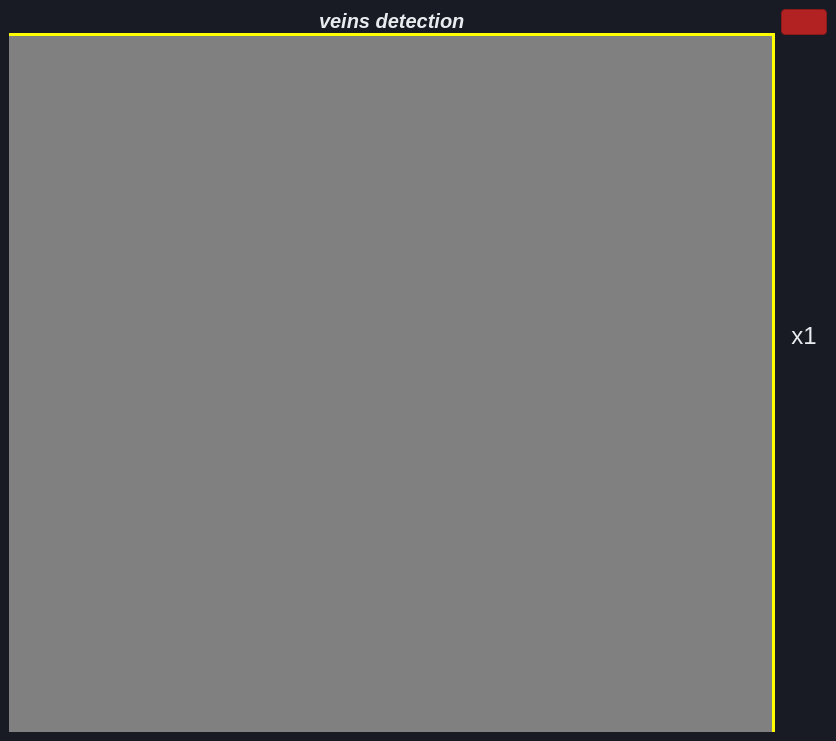
<?xml version="1.0" encoding="UTF-8"?>
<ui version="4.0">
 <class>MainWindow</class>
 <widget class="QMainWindow" name="MainWindow">
  <property name="geometry">
   <rect>
    <x>0</x>
    <y>0</y>
    <width>836</width>
    <height>741</height>
   </rect>
  </property>
  <property name="sizePolicy">
   <sizepolicy hsizetype="Expanding" vsizetype="Expanding">
    <horstretch>0</horstretch>
    <verstretch>0</verstretch>
   </sizepolicy>
  </property>
  <property name="windowTitle">
   <string>MainWindow</string>
  </property>
  <property name="styleSheet">
   <string notr="true">* {
    background-color: #181A24;   /* Main dark background */
    color: #E8ECEF;              /* Light text for contrast */
}

QLabel {
    background-color: #181A24;   /* Same as window background */
    color: #E8ECEF;              /* Text stays readable */
}

QPushButton {
    background-color: #181A24;   /* Flat button look */
    color: #E8ECEF;              /* Button text */
    border: none;   /* Subtle border */
    padding: 5px;
}

QPushButton:hover {
    background-color: #5E6696;   /* Accent on hover */
}

QPushButton:pressed {
    background-color: #8A9BC0;   /* Lighter accent when pressed */
}
</string>
  </property>
  <widget class="QWidget" name="centralwidget">
   <property name="sizePolicy">
    <sizepolicy hsizetype="Expanding" vsizetype="Expanding">
     <horstretch>0</horstretch>
     <verstretch>0</verstretch>
    </sizepolicy>
   </property>
   <layout class="QHBoxLayout" name="horizontalLayout">
    <item>
     <layout class="QVBoxLayout" name="verticalLayout_2">
      <property name="spacing">
       <number>0</number>
      </property>
      <item alignment="Qt::AlignHCenter">
       <widget class="QLabel" name="label_2">
        <property name="font">
         <font>
          <pointsize>15</pointsize>
          <weight>75</weight>
          <italic>true</italic>
          <bold>true</bold>
         </font>
        </property>
        <property name="styleSheet">
         <string notr="true">
    font-style: italic;
    font-weight: bold;</string>
        </property>
        <property name="text">
         <string>veins detection</string>
        </property>
       </widget>
      </item>
      <item>
       <widget class="Line" name="line">
        <property name="styleSheet">
         <string notr="true">background-color: yellow;
margin: 0px;
    padding: 0px;
    border: none;</string>
        </property>
        <property name="orientation">
         <enum>Qt::Horizontal</enum>
        </property>
       </widget>
      </item>
      <item>
       <layout class="QHBoxLayout" name="horizontalLayout_2">
        <property name="spacing">
         <number>0</number>
        </property>
        <item>
         <widget class="QLabel" name="image_frame">
          <property name="sizePolicy">
           <sizepolicy hsizetype="Expanding" vsizetype="Expanding">
            <horstretch>0</horstretch>
            <verstretch>0</verstretch>
           </sizepolicy>
          </property>
          <property name="styleSheet">
           <string notr="true">background-color: gray;</string>
          </property>
          <property name="text">
           <string/>
          </property>
          <property name="pixmap">
           <pixmap>../../../../../home/marwan/Downloads/clipboard_image.png</pixmap>
          </property>
          <property name="alignment">
           <set>Qt::AlignCenter</set>
          </property>
         </widget>
        </item>
        <item>
         <widget class="Line" name="line_2">
          <property name="styleSheet">
           <string notr="true">background-color: yellow;
margin: 0px;
    padding: 0px;
    border: none;</string>
          </property>
          <property name="orientation">
           <enum>Qt::Vertical</enum>
          </property>
         </widget>
        </item>
       </layout>
      </item>
     </layout>
    </item>
    <item>
     <layout class="QVBoxLayout" name="verticalLayout">
      <item>
       <widget class="QPushButton" name="close_button">
        <property name="sizePolicy">
         <sizepolicy hsizetype="Preferred" vsizetype="Fixed">
          <horstretch>0</horstretch>
          <verstretch>0</verstretch>
         </sizepolicy>
        </property>
        <property name="styleSheet">
         <string notr="true">/* Special Close Button */
QPushButton {
    background-color: #b22222;   /* Firebrick red */
    color: #ffffff;
    border: 1px solid #8b1a1a;
    border-radius: 4px;
    padding: 5px;
}

QPushButton:hover {
    background-color: #dc143c;   /* Crimson hover */
}

QPushButton:pressed {
    background-color: #8b0000;   /* Dark red pressed */
}</string>
        </property>
        <property name="text">
         <string/>
        </property>
        <property name="icon">
         <iconset resource="res.qrc">
          <normaloff>:/imgs/icons/power_off.png</normaloff>:/imgs/icons/power_off.png</iconset>
        </property>
        <property name="iconSize">
         <size>
          <width>32</width>
          <height>32</height>
         </size>
        </property>
       </widget>
      </item>
      <item>
       <spacer name="verticalSpacer">
        <property name="orientation">
         <enum>Qt::Vertical</enum>
        </property>
        <property name="sizeHint" stdset="0">
         <size>
          <width>20</width>
          <height>40</height>
         </size>
        </property>
       </spacer>
      </item>
      <item>
       <widget class="QPushButton" name="brightness_button">
        <property name="sizePolicy">
         <sizepolicy hsizetype="Preferred" vsizetype="Fixed">
          <horstretch>0</horstretch>
          <verstretch>0</verstretch>
         </sizepolicy>
        </property>
        <property name="text">
         <string/>
        </property>
        <property name="icon">
         <iconset resource="res.qrc">
          <normaloff>:/imgs/icons/brightness.png</normaloff>:/imgs/icons/brightness.png</iconset>
        </property>
        <property name="iconSize">
         <size>
          <width>32</width>
          <height>32</height>
         </size>
        </property>
       </widget>
      </item>
      <item>
       <spacer name="verticalSpacer_2">
        <property name="orientation">
         <enum>Qt::Vertical</enum>
        </property>
        <property name="sizeHint" stdset="0">
         <size>
          <width>20</width>
          <height>40</height>
         </size>
        </property>
       </spacer>
      </item>
      <item>
       <widget class="QPushButton" name="viens_button">
        <property name="sizePolicy">
         <sizepolicy hsizetype="Fixed" vsizetype="Fixed">
          <horstretch>0</horstretch>
          <verstretch>0</verstretch>
         </sizepolicy>
        </property>
        <property name="text">
         <string/>
        </property>
        <property name="icon">
         <iconset resource="res.qrc">
          <normaloff>:/imgs/icons/veins.png</normaloff>:/imgs/icons/veins.png</iconset>
        </property>
        <property name="iconSize">
         <size>
          <width>32</width>
          <height>32</height>
         </size>
        </property>
       </widget>
      </item>
      <item>
       <spacer name="verticalSpacer_3">
        <property name="orientation">
         <enum>Qt::Vertical</enum>
        </property>
        <property name="sizeHint" stdset="0">
         <size>
          <width>20</width>
          <height>40</height>
         </size>
        </property>
       </spacer>
      </item>
      <item>
       <widget class="QPushButton" name="scale_button">
        <property name="sizePolicy">
         <sizepolicy hsizetype="Preferred" vsizetype="Fixed">
          <horstretch>0</horstretch>
          <verstretch>0</verstretch>
         </sizepolicy>
        </property>
        <property name="minimumSize">
         <size>
          <width>46</width>
          <height>42</height>
         </size>
        </property>
        <property name="font">
         <font>
          <pointsize>18</pointsize>
         </font>
        </property>
        <property name="text">
         <string>x1</string>
        </property>
        <property name="iconSize">
         <size>
          <width>32</width>
          <height>32</height>
         </size>
        </property>
       </widget>
      </item>
      <item>
       <spacer name="verticalSpacer_4">
        <property name="orientation">
         <enum>Qt::Vertical</enum>
        </property>
        <property name="sizeHint" stdset="0">
         <size>
          <width>20</width>
          <height>40</height>
         </size>
        </property>
       </spacer>
      </item>
      <item>
       <widget class="QPushButton" name="save_showfiles_button">
        <property name="sizePolicy">
         <sizepolicy hsizetype="Fixed" vsizetype="Fixed">
          <horstretch>0</horstretch>
          <verstretch>0</verstretch>
         </sizepolicy>
        </property>
        <property name="text">
         <string/>
        </property>
        <property name="icon">
         <iconset resource="res.qrc">
          <normaloff>:/imgs/icons/files.png</normaloff>:/imgs/icons/files.png</iconset>
        </property>
        <property name="iconSize">
         <size>
          <width>32</width>
          <height>32</height>
         </size>
        </property>
       </widget>
      </item>
      <item>
       <spacer name="verticalSpacer_5">
        <property name="orientation">
         <enum>Qt::Vertical</enum>
        </property>
        <property name="sizeHint" stdset="0">
         <size>
          <width>20</width>
          <height>40</height>
         </size>
        </property>
       </spacer>
      </item>
      <item>
       <widget class="QPushButton" name="play_pause_button">
        <property name="sizePolicy">
         <sizepolicy hsizetype="Fixed" vsizetype="Fixed">
          <horstretch>0</horstretch>
          <verstretch>0</verstretch>
         </sizepolicy>
        </property>
        <property name="text">
         <string/>
        </property>
        <property name="icon">
         <iconset resource="res.qrc">
          <normaloff>:/imgs/icons/pause.png</normaloff>:/imgs/icons/pause.png</iconset>
        </property>
        <property name="iconSize">
         <size>
          <width>32</width>
          <height>32</height>
         </size>
        </property>
       </widget>
      </item>
      <item>
       <spacer name="verticalSpacer_6">
        <property name="orientation">
         <enum>Qt::Vertical</enum>
        </property>
        <property name="sizeHint" stdset="0">
         <size>
          <width>20</width>
          <height>40</height>
         </size>
        </property>
       </spacer>
      </item>
      <item>
       <widget class="QPushButton" name="rotate_button">
        <property name="sizePolicy">
         <sizepolicy hsizetype="Fixed" vsizetype="Fixed">
          <horstretch>0</horstretch>
          <verstretch>0</verstretch>
         </sizepolicy>
        </property>
        <property name="text">
         <string/>
        </property>
        <property name="icon">
         <iconset resource="res.qrc">
          <normaloff>:/imgs/icons/rotate.png</normaloff>:/imgs/icons/rotate.png</iconset>
        </property>
        <property name="iconSize">
         <size>
          <width>32</width>
          <height>32</height>
         </size>
        </property>
       </widget>
      </item>
      <item>
       <spacer name="verticalSpacer_7">
        <property name="orientation">
         <enum>Qt::Vertical</enum>
        </property>
        <property name="sizeHint" stdset="0">
         <size>
          <width>20</width>
          <height>40</height>
         </size>
        </property>
       </spacer>
      </item>
     </layout>
    </item>
   </layout>
  </widget>
 </widget>
 <resources>
  <include location="res.qrc"/>
 </resources>
 <connections/>
</ui>
